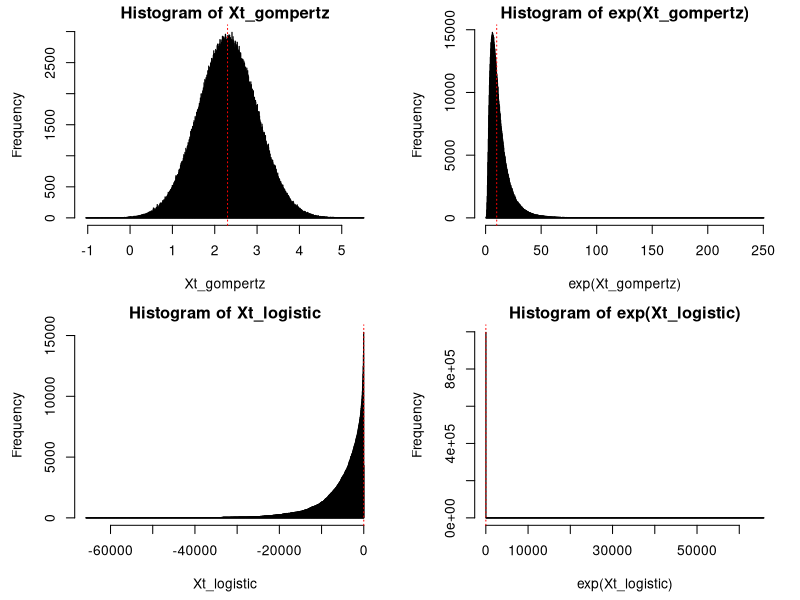
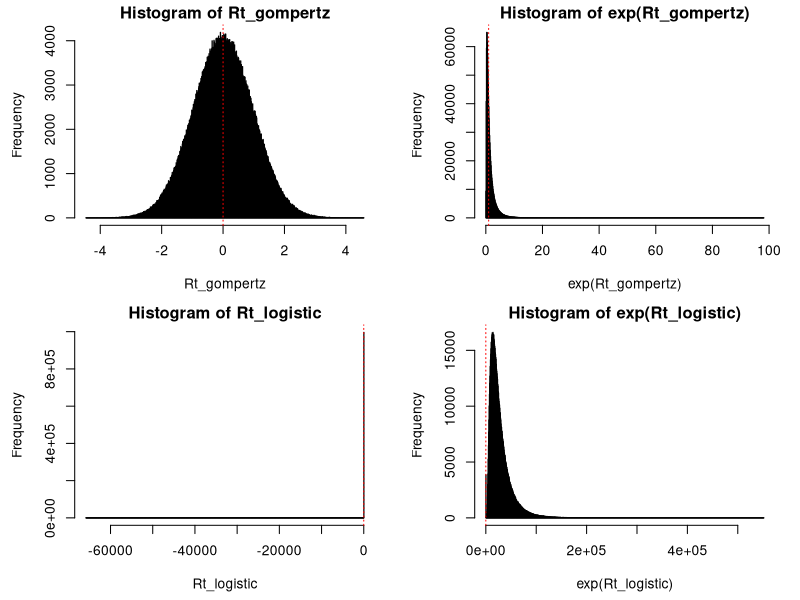

Reproduce these figures in R, in order.
### Is it better to measure N variability on absolute or log scale? ###

# Simulations -------------------------------------------------------------

v <- 1
k <- 10
sig <- log(2) # average 2-fold variation in growth rate
tT <- 10^6
X0 <- 0
eps <- rnorm(tT,0,sig)
Xt_gompertz <- Xt_logistic <- vector("numeric",length=tT)
Xt_gompertz[1] <- Xt_logistic[1] <- X0

dX_dt_gompertz <- function(X,v,k,eps){
  v * (log(k) - X) + eps
}

dX_dt_logistic <- function(X,v,k,eps){
  v * (k - exp(X)) + eps
}

for(t in 2:tT){
  Xt_gompertz[t] <- Xt_gompertz[t-1] + dX_dt_gompertz(Xt_gompertz[t-1],v,k,eps[t])
  Xt_logistic[t] <- Xt_logistic[t-1] + dX_dt_logistic(Xt_logistic[t-1],v,k,eps[t])
}

# Population size ---------------------------------------------------------

### HISTORGRAMS

par(mfrow=c(2,2),mar=c(4.5,4.5,1.5,1.5))

hist(Xt_gompertz,breaks=1000)
abline(v=log(k),lty=3,col="red")
hist(exp(Xt_gompertz),breaks=1000)
abline(v=k,lty=3,col="red")
hist(Xt_logistic,breaks=1000)
abline(v=log(k),lty=3,col="red")
hist(exp(Xt_logistic),breaks=1000)
abline(v=k,lty=3,col="red")

### K ESTIMATION 

# log scale  
exp(mean(Xt_gompertz)) # unbiased
exp(mean(Xt_logistic)) # biased

# absolute scale 
mean(exp(Xt_gompertz)) # biased
mean(exp(Xt_logistic)) # unbiased

### SD ESTIMATION

# log scale 
exp(sd(Xt_gompertz)) 
exp(sd(Xt_logistic))

# absolute scale
sd(exp(Xt_gompertz))
sd(exp(Xt_logistic))

# Population growth -------------------------------------------------------

Rt_gompertz <- diff(Xt_gompertz)
Rt_logistic <- diff(Xt_logistic)

### HISTORGRAMS

par(mfrow=c(2,2))
hist(Rt_gompertz,breaks=1000)
abline(v=0,lty=3,col="red")
hist(exp(Rt_gompertz),breaks=1000)
abline(v=1,lty=3,col="red")
hist(Rt_logistic,breaks=1000)
abline(v=0,lty=3,col="red")
hist(exp(Rt_logistic),breaks=1000)
abline(v=1,lty=3,col="red")

### K ESTIMATION 

# log scale  
exp(mean(Rt_gompertz)) # unbiased
exp(mean(Rt_logistic)) # unbiased

# absolute scale 
mean(exp(Rt_gompertz))
mean(exp(Rt_logistic))
  # biased measure, shouldn't use (Lewontin & Cohen)

### SD ESTIMATION

# log scale 
exp(sd(Rt_gompertz)) 
exp(sd(Rt_logistic))

# absolute scale
sd(exp(Rt_gompertz))
sd(exp(Rt_logistic))
